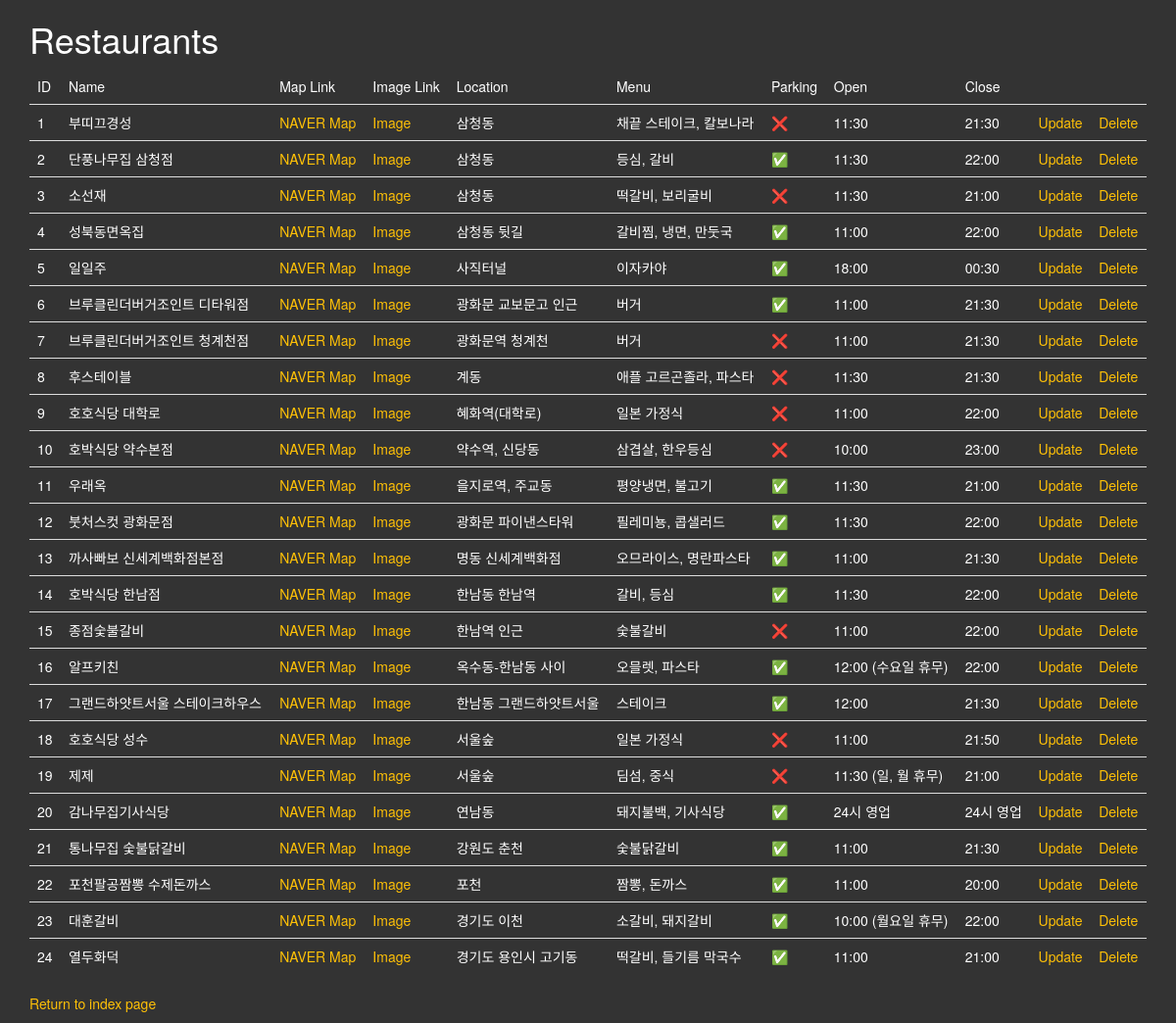
The app's page /restaurants with its own data.
### main.py (models this page shows)
class Restaurant(db.Model):
    __tablename__ = "restaurant"
    id = db.Column(db.Integer, primary_key=True)
    name = db.Column(db.String(250), unique=True, nullable=False)
    map_url = db.Column(db.String(500), nullable=False)
    img_url = db.Column(db.String(500), nullable=False)
    location = db.Column(db.String(250), nullable=False)
    open = db.Column(db.String(250), nullable=False)
    menu = db.Column(db.String(250), nullable=False)
    parking = db.Column(db.Boolean, nullable=False)
    close = db.Column(db.String(250), nullable=True)

### main.py (the view)
@app.route('/restaurants')
def restaurants():
    all_restaurants = db.session.query(Restaurant).all()
    return render_template('restaurants.html', restaurants=all_restaurants)

### templates/restaurants.html (shortened to what this page needs)
{% extends 'bootstrap/base.html' %}
{% block styles %}
{{ super() }}
<link rel="stylesheet" href="{{ url_for('static', filename='css/styles.css') }}">
{% endblock %}
{% block content %}
<div class="container">
  <div class="row">
    <div class="col-sm-12">
      <h1>Restaurants</h1>
            <table class="table">
                <thead>
                <td>ID</td>
                <td>Name</td>
                <td>Map Link</td>
                <td>Image Link</td>
                <td>Location</td>
                <td>Menu</td>
                <td>Parking</td>
                <td>Open</td>
                <td>Close</td>
                </thead>
                {% for restaurant in restaurants: %}
                <tr>
                    <td>{{ restaurant.id }}</td>
                    <td>{{ restaurant.name }}</td>
                    <td><a href="{{ restaurant.map_url }}">NAVER Map</a></td>
                    <td><a href="{{ restaurant.img_url }}">Image</a></td>
                    <td>{{ restaurant.location }}</td>
                    <td>{{  restaurant.menu }}</td>
                    <td>{{ '✅' if restaurant.parking else '❌' }}</td>
                    <td>{{ restaurant.open }}</td>
                    <td>{{ restaurant.close }}</td>
                    <td><a href="{{ url_for('restaurant_update', id=restaurant.id) }}">Update</a></td>
                    <td><a href="{{ url_for('delete_restaurant', id=restaurant.id) }}">Delete</a></td>
                </tr>
                {% endfor %}
            </table>
      <p><a href="{{ url_for('home') }}">Return to index page</a></p>
    </div>
  </div>
</div>
{% endblock %}

### static/css/styles.css (style rules this page uses)
body { background-color: #333; color: white; }
a { color: #ffc107; }

### records on screen
Restaurant: id "1", name "부띠끄경성", location "삼청동", menu "채끝 스테이크, 칼보나라", parking "❌", open "11:30", close "21:30"
Restaurant: id "2", name "단풍나무집 삼청점", location "삼청동", menu "등심, 갈비", parking "✅", open "11:30", close "22:00"
Restaurant: id "3", name "소선재", location "삼청동", menu "떡갈비, 보리굴비", parking "❌", open "11:30", close "21:00"
Restaurant: id "4", name "성북동면옥집", location "삼청동 뒷길", menu "갈비찜, 냉면, 만둣국", parking "✅", open "11:00", close "22:00"
Restaurant: id "5", name "일일주", location "사직터널", menu "이자카야", parking "✅", open "18:00", close "00:30"
Restaurant: id "6", name "브루클린더버거조인트 디타워점", location "광화문 교보문고 인근", menu "버거", parking "✅", open "11:00", close "21:30"
Restaurant: id "7", name "브루클린더버거조인트 청계천점", location "광화문역 청계천", menu "버거", parking "❌", open "11:00", close "21:30"
Restaurant: id "8", name "후스테이블", location "계동", menu "애플 고르곤졸라, 파스타", parking "❌", open "11:30", close "21:30"
Restaurant: id "9", name "호호식당 대학로", location "혜화역(대학로)", menu "일본 가정식", parking "❌", open "11:00", close "22:00"
Restaurant: id "10", name "호박식당 약수본점", location "약수역, 신당동", menu "삼겹살, 한우등심", parking "❌", open "10:00", close "23:00"
Restaurant: id "11", name "우래옥", location "을지로역, 주교동", menu "평양냉면, 불고기", parking "✅", open "11:30", close "21:00"
Restaurant: id "12", name "붓처스컷 광화문점", location "광화문 파이낸스타워", menu "필레미뇽, 콥샐러드", parking "✅", open "11:30", close "22:00"
Restaurant: id "13", name "까사빠보 신세계백화점본점", location "명동 신세계백화점", menu "오므라이스, 명란파스타", parking "✅", open "11:00", close "21:30"
Restaurant: id "14", name "호박식당 한남점", location "한남동 한남역", menu "갈비, 등심", parking "✅", open "11:30", close "22:00"
Restaurant: id "15", name "종점숯불갈비", location "한남역 인근", menu "숯불갈비", parking "❌", open "11:00", close "22:00"
Restaurant: id "16", name "알프키친", location "옥수동-한남동 사이", menu "오믈렛, 파스타", parking "✅", open "12:00 (수요일 휴무)", close "22:00"
Restaurant: id "17", name "그랜드하얏트서울 스테이크하우스", location "한남동 그랜드하얏트서울", menu "스테이크", parking "✅", open "12:00", close "21:30"
Restaurant: id "18", name "호호식당 성수", location "서울숲", menu "일본 가정식", parking "❌", open "11:00", close "21:50"
Restaurant: id "19", name "제제", location "서울숲", menu "딤섬, 중식", parking "❌", open "11:30 (일, 월 휴무)", close "21:00"
Restaurant: id "20", name "감나무집기사식당", location "연남동", menu "돼지불백, 기사식당", parking "✅", open "24시 영업", close "24시 영업"
Restaurant: id "21", name "통나무집 숯불닭갈비", location "강원도 춘천", menu "숯불닭갈비", parking "✅", open "11:00", close "21:30"
Restaurant: id "22", name "포천팔공짬뽕 수제돈까스", location "포천", menu "짬뽕, 돈까스", parking "✅", open "11:00", close "20:00"
Restaurant: id "23", name "대훈갈비", location "경기도 이천", menu "소갈비, 돼지갈비", parking "✅", open "10:00 (월요일 휴무)", close "22:00"
Restaurant: id "24", name "열두화덕", location "경기도 용인시 고기동", menu "떡갈비, 들기름 막국수", parking "✅", open "11:00", close "21:00"
